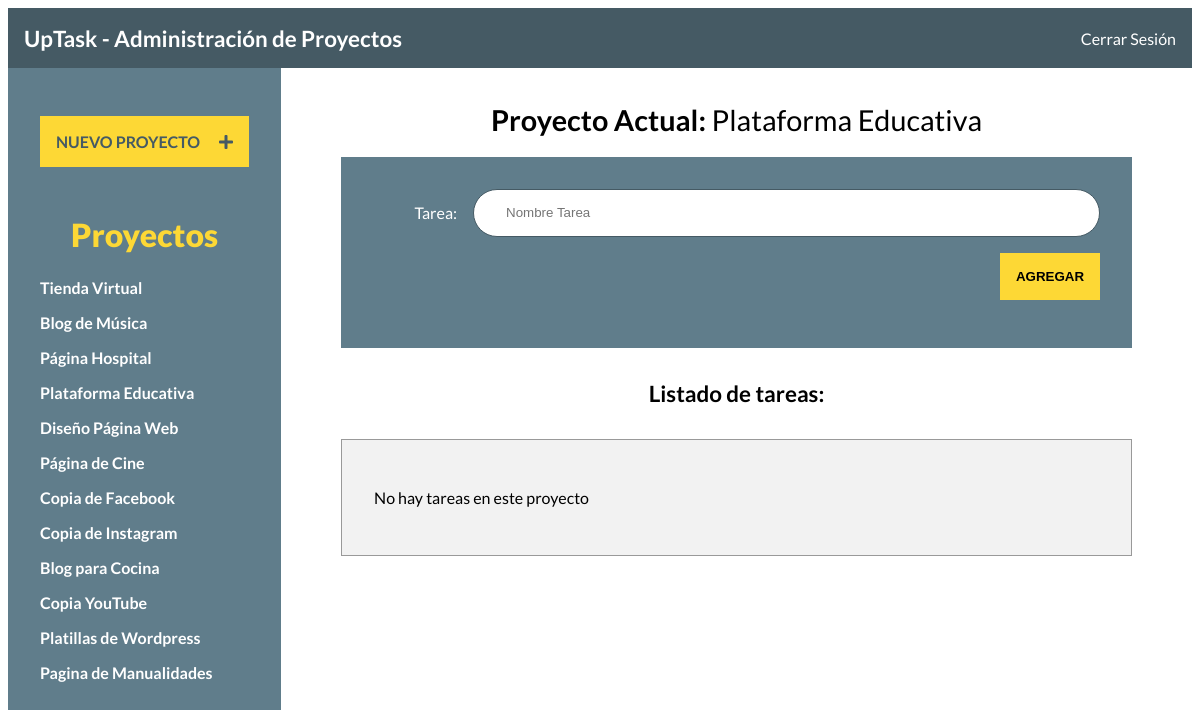
The page /index.php?id_proyecto=4 (signed in) on the database its author committed.
### tables this page shows
CREATE TABLE IF NOT EXISTS `proyectos` (
  `id` int(11) NOT NULL AUTO_INCREMENT,
  `nombre` varchar(100) NOT NULL,
  PRIMARY KEY (`id`)
);

### inc/funciones/funciones.php (called while the page is built, shortened)
<?php
function obtenerProyectos(){
     include 'conexion-bd.php';
     try {
        return $conn->query('SELECT id, nombre FROM proyectos');
     } catch (Exception $e) {
        echo "Error!: " . $e->getMessage();
        return false;
     }
}
function obtenerNombreProyecto($id=null){
    include 'conexion-bd.php';
    try {
       return $conn->query("SELECT nombre FROM proyectos WHERE id={$id}");
    } catch (Exception $e) {
       echo "Error!: " . $e->getMessage();
       return false;
    }
}
function obtenerTareasProyecto($id=null){
    include 'conexion-bd.php';
    try {
       return $conn->query("SELECT id, nombre, estado FROM tareas WHERE id_proyecto={$id}");
    } catch (Exception $e) {
       echo "Error!: " . $e->getMessage();
       return false;
    }
}
?>

### index.php (the view, shortened to what this page needs)
<?php
include 'inc/funciones/funciones.php';
include 'inc/templates/header.php';
include 'inc/templates/barra.php';
    $id_proyecto ="";
    if(isset($_GET['id_proyecto'])){
        $id_proyecto = $_GET['id_proyecto'];
    }
?>
<div class="contenedor">
    <?php include 'inc/templates/sidebar.php'; ?>
    <main class="contenido-principal">
        <?php
            $proyecto = obtenerNombreProyecto($id_proyecto);
            if($proyecto){ ?>
        <h1>Proyecto Actual:
                <?php foreach($proyecto as $nombre){ ?>
                    <span><?php echo $nombre['nombre']; ?></span>
                <?php } ?>
        </h1>
        <form action="#" class="agregar-tarea">
            <div class="campo">
                <label for="tarea">Tarea:</label>
                <input type="text" placeholder="Nombre Tarea" class="nombre-tarea">
            </div>
            <div class="campo enviar">
                <input type="submit" class="boton nueva-tarea" value="Agregar">
            </div>
        </form>
        <?php
        } else {
            echo "<h1>Selecciona un proyecto a la izquierda</h1>";
        }
        ?>
        <h2>Listado de tareas:</h2>
        <div class="listado-pendientes">
            <ul>
                <?php
                    $tareas = obtenerTareasProyecto($id_proyecto);
                if($tareas){
                    if($tareas->num_rows > 0 ){
                        foreach($tareas as $tarea): ?>
                            <li id="tarea:<?php echo $tarea['id']; ?>" class="tarea">
                            <p><?php echo $tarea['nombre']; ?></p>
                                <div class="acciones">
                                    <i class="far fa-check-circle <?php echo ($tarea['estado']==='1') ? 'completo' : ''; ?>"></i>
                                    <i class="fas fa-trash"></i>
                                </div>
                            </li>
                        <?php endforeach;
                    } else {
                        echo "<p class='lista-vacia'>No hay tareas en este proyecto</p>";
                    }
                }
                ?>
            </ul>
        </div>
    </main>
</div>
<?php
include 'inc/templates/footer.php';
?>

### inc/templates/sidebar.php
<aside class="contenedor-proyectos">
        <div class="panel crear-proyecto">
            <a href="#" class="boton">Nuevo Proyecto <i class="fas fa-plus"></i> </a>
        </div>
        <div class="panel lista-proyectos">
            <h2>Proyectos</h2>
            <ul id="proyectos">
                <?php
                    $proyectos = obtenerProyectos();
                    if($proyectos){
                        foreach($proyectos as $proyecto){ ?>
                            <li>
                                <a href="index.php?id_proyecto=<?php echo $proyecto['id'];?>" id="proyecto:<?php echo $proyecto['id'];?>">
                                    <?php echo $proyecto['nombre']; ?>
                                </a>
                            </li>
                    <?php }
                    } ?>
            </ul>
        </div>
</aside>

### css/style.css (style rules this page uses)
html { box-sizing: border-box; height: 100%; }
*, *:before, *:after { box-sizing: inherit; }
body { font-family: 'Lato', sans-serif; min-height: 100%; }
.campo { display: flex; margin-bottom: 1rem; align-items: center; }
.campo label { flex: 0 0 100px; text-align: right; padding-right: 1rem; }
.campo input[type="text"], .campo input[type="password"] { height: 3rem; border: 0; flex: 1; border: 1px solid #455A64; border-radius: 5rem; padding-left: 2rem; }
.enviar { justify-content: flex-end; }
.boton { background-color: #FDD835; text-align: center; transition: background-color .5s ease-in-out; display: block; padding: 1rem; text-transform: uppercase; font-weight: 400; border: none; font-weight: 900; }
body.index { height: 100vh; }
.contenedor-proyectos { min-height: 100vh; max-width: 300px; background-color: #607D8B; padding-top: 1rem; }
.panel { padding: 1rem; margin: 1rem; }
.panel a { color: white; font-weight: bold; text-decoration: none; }
.panel h2 { color: #FDD835; font-weight: 900; text-align: center; font-size: 2rem; margin: 0; }
.crear-proyecto i { margin-left: 1rem; }
.crear-proyecto a { color: #455A64; }
.lista-proyectos ul { list-style: none; padding: 1.5rem 0 0 0; margin: 0; }
.lista-proyectos ul li { margin-bottom: 1rem; }
.contenedor { display: flex; height: calc( 100% - 60px); }
.contenido-principal { flex: 1; padding: 1rem; overflow: scroll; }
.contenido-principal h1, .contenido-principal h2 { text-align: center; }
.contenido-principal h1 { font-size: 1.8rem; }
.contenido-principal h2 { font-size: 1.4rem; margin-top: 2rem; }
.contenido-principal h1 span { font-weight: 400; }
.agregar-tarea { max-width: 800px; width: 90%; background-color: #607D8B; margin: 0 auto; padding: 2rem; color: white; transition: background-color .5s ease-in-out; }
.listado-pendientes { background-color: #F2F2F2; max-width: 800px; width: 90%; margin: 2rem auto 0 auto; padding: 2rem; border: 1px solid #999; }
.listado-pendientes ul { padding: 0; list-style: none; }

### rows shown on the page
proyectos: nombre "Tienda Virtual"
proyectos: nombre "Blog de Música"
proyectos: nombre "Página Hospital"
proyectos: nombre "Plataforma Educativa"
proyectos: nombre "Diseño Página Web"
proyectos: nombre "Página de Cine"
proyectos: nombre "Copia de Facebook"
proyectos: nombre "Copia de Instagram"
proyectos: nombre "Blog para Cocina"
proyectos: nombre "Copia YouTube"
proyectos: nombre "Platillas de Wordpress"
proyectos: nombre "Pagina de Manualidades"
